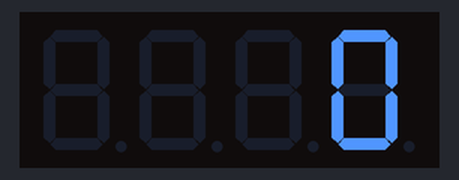
The sketch below on a simulated Arduino Uno, built with avr-gcc and run on an emulated ATmega328P. Shown: 4-digit seven-segment display.

Above: at 0.1 s.
At 4.8 s:
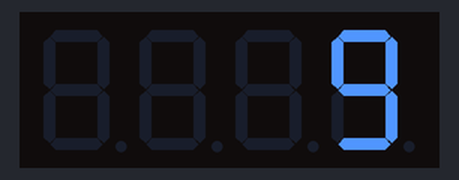
At 9.5 s:
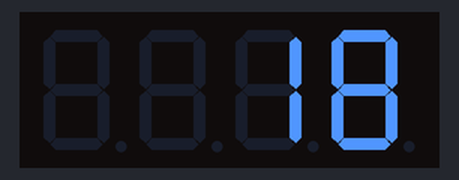
At 19.4 s:
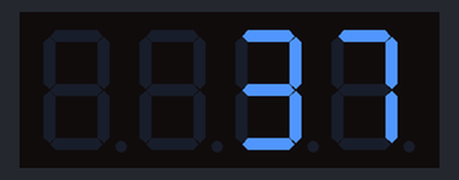
At 29.3 s:
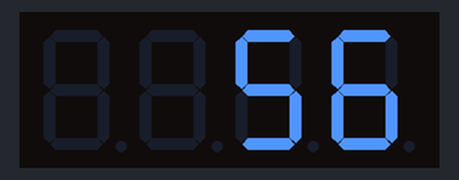
At 39.2 s:
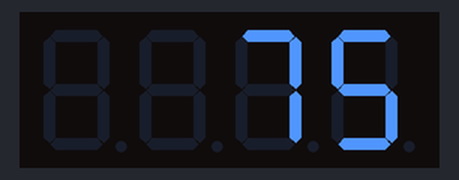

Measured:
- what the display in image 1 shows lasts 0.5 s, from 4.7 s to 5.2 s

The sketch:

4_Digit_Display.ino
```cpp
#include <TM1637Display.h>

const int CLK = 3; //Set the CLK pin connection to the display
const int DIO = 2; //Set the DIO pin connection to the display


int NumStep = 0;  //Variable to interate

TM1637Display display(CLK, DIO);  //set up the 4-Digit Display.

void setup()
{
  display.setBrightness(0x0a);  //set the diplay to maximum brightness
}


void loop()
{
  for(NumStep = 0; NumStep < 9999; NumStep++)  //Interrate NumStep
  {
    display.showNumberDec(NumStep); //Display the Variable value;
    delay(500);  //A half second delay between steps.
  }
}
```
